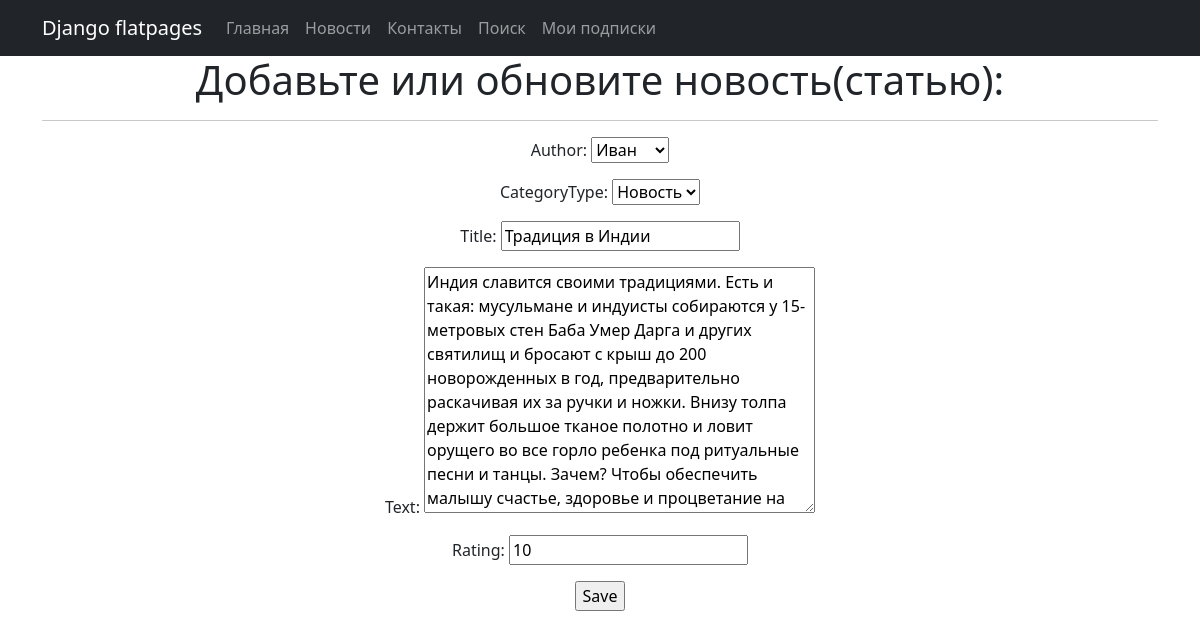
The app's page /news/5/update/ (signed in), older data.
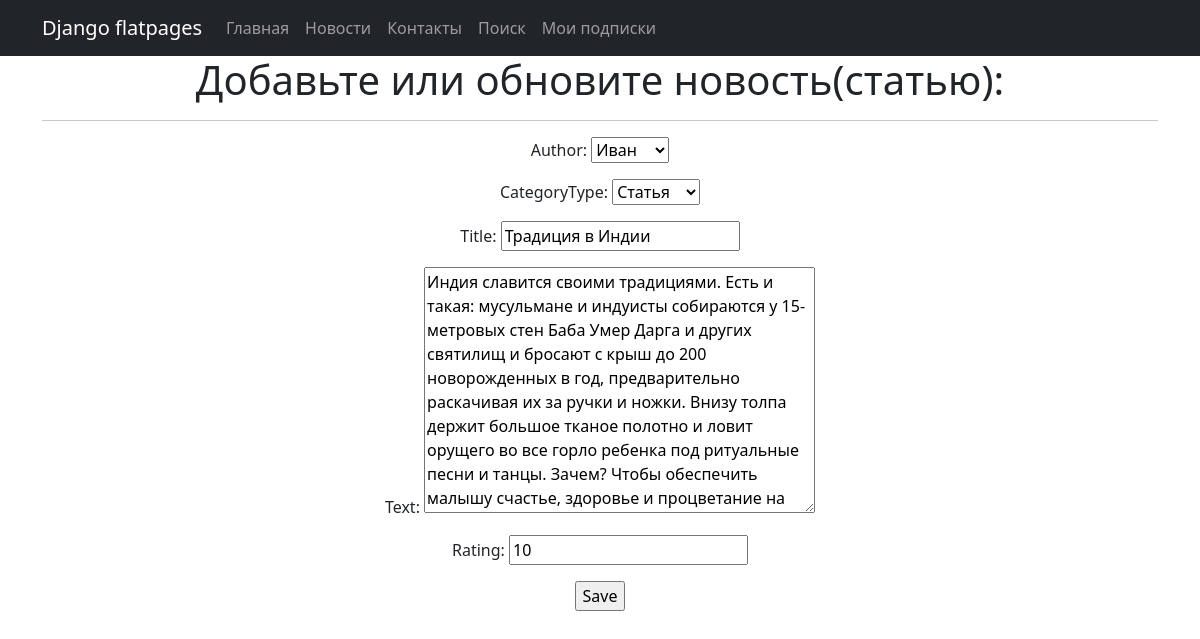
The same page, newer data.
### news/models.py (models this page shows, shortened)
class Post(models.Model):
    author = models.ForeignKey(Author, on_delete=models.CASCADE)
    NEWS = 'NW'
    ARTICLE = 'AR'
    CATEGORY_CHOICES = (
        (NEWS, 'Новость'),
        (ARTICLE, 'Статья')
    )
    categoryType = models.CharField(max_length=2, choices=CATEGORY_CHOICES, default=ARTICLE)
    dateCreation = models.DateTimeField(auto_now_add=True)
    postCategory = models.ManyToManyField(Category, through='PostCategory')
    title = models.CharField(max_length=128)
    text = models.TextField()
    rating = models.SmallIntegerField(default=0)

### news/views.py (the view)
# urls.py: path('<int:pk>/update/', PostUpdate.as_view(), name='post_update'),
class PostUpdate(PermissionRequiredMixin, UpdateView):
    permission_required = ('news.post_update',)
    form_class = PostForm
    model = Post
    template_name = 'post_edit.html'

### news/forms.py
class PostForm(forms.ModelForm):
    class Meta:
        model = Post
        fields = [
            'author',
            'categoryType',
            'title',
            'text',
            'rating']

### news/models.py (called while the page is built)
    def __str__(self):
        return self.authorUser.username

### templates/post_edit.html (shortened to what this page needs)
{% extends 'flatpages/default.html' %}
{% block content %}
<h1>Добавьте или обновите новость(статью):</h1>
<hr>
<form action="" method="post">
    {{ form.as_p }}
    <input type="submit" value="Save" />
</form>
{% endblock content %}

Row changes from the older to the newer data that the page shows:
changed Post "Иван": categoryType "Новость" → "Статья"
